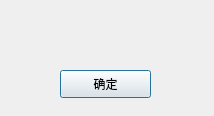
<?xml version="1.0" encoding="UTF-8"?>
<ui version="4.0">
 <class>Error</class>
 <widget class="QDialog" name="Error">
  <property name="geometry">
   <rect>
    <x>0</x>
    <y>0</y>
    <width>214</width>
    <height>116</height>
   </rect>
  </property>
  <property name="windowTitle">
   <string>提示</string>
  </property>
  <widget class="QPushButton" name="button">
   <property name="geometry">
    <rect>
     <x>60</x>
     <y>70</y>
     <width>91</width>
     <height>28</height>
    </rect>
   </property>
   <property name="text">
    <string>确定</string>
   </property>
  </widget>
  <widget class="QLabel" name="label">
   <property name="geometry">
    <rect>
     <x>10</x>
     <y>19</y>
     <width>191</width>
     <height>41</height>
    </rect>
   </property>
   <property name="text">
    <string/>
   </property>
   <property name="alignment">
    <set>Qt::AlignmentFlag::AlignCenter</set>
   </property>
  </widget>
 </widget>
 <resources/>
 <connections/>
</ui>
